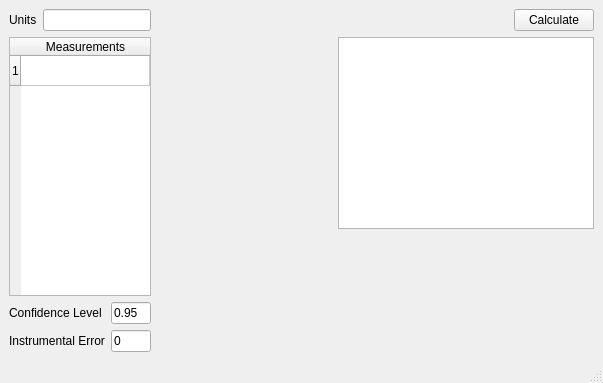
<?xml version="1.0" encoding="UTF-8"?>
<ui version="4.0">
 <class>MainWindow</class>
 <widget class="QMainWindow" name="MainWindow">
  <property name="geometry">
   <rect>
    <x>0</x>
    <y>0</y>
    <width>603</width>
    <height>383</height>
   </rect>
  </property>
  <property name="windowTitle">
   <string>Error Calculator</string>
  </property>
  <widget class="QWidget" name="centralwidget">
   <layout class="QGridLayout" name="gridLayout_2" rowstretch="1,0" columnstretch="0,0,1">
    <item row="0" column="0" rowspan="2">
     <layout class="QVBoxLayout" name="inputLayout">
      <property name="sizeConstraint">
       <enum>QLayout::SizeConstraint::SetNoConstraint</enum>
      </property>
      <item>
       <layout class="QHBoxLayout" name="unitsLayout">
        <item>
         <widget class="QLabel" name="label">
          <property name="text">
           <string>Units</string>
          </property>
         </widget>
        </item>
        <item>
         <widget class="QLineEdit" name="lineEditUnits">
          <property name="enabled">
           <bool>true</bool>
          </property>
          <property name="sizePolicy">
           <sizepolicy hsizetype="Fixed" vsizetype="Fixed">
            <horstretch>0</horstretch>
            <verstretch>0</verstretch>
           </sizepolicy>
          </property>
         </widget>
        </item>
       </layout>
      </item>
      <item>
       <widget class="QTableWidget" name="tableWidgetData">
        <property name="editTriggers">
         <set>QAbstractItemView::EditTrigger::AnyKeyPressed|QAbstractItemView::EditTrigger::EditKeyPressed</set>
        </property>
        <property name="rowCount">
         <number>1</number>
        </property>
        <property name="columnCount">
         <number>1</number>
        </property>
        <attribute name="horizontalHeaderStretchLastSection">
         <bool>true</bool>
        </attribute>
        <row/>
        <column>
         <property name="text">
          <string>Measurements</string>
         </property>
        </column>
       </widget>
      </item>
      <item>
       <layout class="QGridLayout" name="gridLayout">
        <item row="0" column="1">
         <widget class="QLineEdit" name="lineEditTtest">
          <property name="text">
           <string>0.95</string>
          </property>
         </widget>
        </item>
        <item row="0" column="0">
         <widget class="QLabel" name="label_2">
          <property name="text">
           <string>Confidence Level</string>
          </property>
         </widget>
        </item>
        <item row="1" column="0">
         <widget class="QLabel" name="label_3">
          <property name="text">
           <string>Instrumental Error</string>
          </property>
         </widget>
        </item>
        <item row="1" column="1">
         <widget class="QLineEdit" name="lineEditInstErr">
          <property name="text">
           <string>0</string>
          </property>
         </widget>
        </item>
       </layout>
      </item>
     </layout>
    </item>
    <item row="0" column="1" rowspan="2">
     <spacer name="horizontalSpacer_2">
      <property name="orientation">
       <enum>Qt::Orientation::Horizontal</enum>
      </property>
      <property name="sizeType">
       <enum>QSizePolicy::Policy::Expanding</enum>
      </property>
      <property name="sizeHint" stdset="0">
       <size>
        <width>500</width>
        <height>20</height>
       </size>
      </property>
     </spacer>
    </item>
    <item row="0" column="2">
     <layout class="QGridLayout" name="resultsLayout">
      <property name="sizeConstraint">
       <enum>QLayout::SizeConstraint::SetDefaultConstraint</enum>
      </property>
      <item row="1" column="0" colspan="2">
       <widget class="QTextBrowser" name="textBrowserResults">
        <property name="sizePolicy">
         <sizepolicy hsizetype="MinimumExpanding" vsizetype="Fixed">
          <horstretch>0</horstretch>
          <verstretch>0</verstretch>
         </sizepolicy>
        </property>
       </widget>
      </item>
      <item row="0" column="1">
       <widget class="QPushButton" name="pushButtonRun">
        <property name="text">
         <string>Calculate</string>
        </property>
       </widget>
      </item>
      <item row="0" column="0">
       <spacer name="horizontalSpacer">
        <property name="orientation">
         <enum>Qt::Orientation::Horizontal</enum>
        </property>
        <property name="sizeHint" stdset="0">
         <size>
          <width>40</width>
          <height>20</height>
         </size>
        </property>
       </spacer>
      </item>
     </layout>
    </item>
    <item row="1" column="2">
     <spacer name="verticalSpacer">
      <property name="orientation">
       <enum>Qt::Orientation::Vertical</enum>
      </property>
      <property name="sizeHint" stdset="0">
       <size>
        <width>20</width>
        <height>2000</height>
       </size>
      </property>
     </spacer>
    </item>
   </layout>
  </widget>
  <widget class="QMenuBar" name="menubar">
   <property name="geometry">
    <rect>
     <x>0</x>
     <y>0</y>
     <width>603</width>
     <height>22</height>
    </rect>
   </property>
  </widget>
  <widget class="QStatusBar" name="statusbar"/>
 </widget>
 <resources/>
 <connections/>
</ui>
